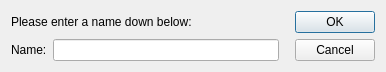
<?xml version="1.0" encoding="UTF-8"?>
<ui version="4.0">
 <class>AskNameDialog</class>
 <widget class="QDialog" name="AskNameDialog">
  <property name="geometry">
   <rect>
    <x>0</x>
    <y>0</y>
    <width>386</width>
    <height>70</height>
   </rect>
  </property>
  <property name="windowTitle">
   <string>Dialog</string>
  </property>
  <layout class="QHBoxLayout" name="horizontalLayout_2">
   <item>
    <layout class="QVBoxLayout" name="verticalLayout">
     <property name="rightMargin">
      <number>0</number>
     </property>
     <item>
      <widget class="QLabel" name="helpLabel">
       <property name="text">
        <string>Please enter a name down below:</string>
       </property>
      </widget>
     </item>
     <item>
      <layout class="QHBoxLayout" name="horizontalLayout">
       <property name="rightMargin">
        <number>10</number>
       </property>
       <item>
        <widget class="QLabel" name="nameLabel">
         <property name="text">
          <string>Name:</string>
         </property>
        </widget>
       </item>
       <item>
        <widget class="QLineEdit" name="lineEdit"/>
       </item>
      </layout>
     </item>
    </layout>
   </item>
   <item>
    <widget class="QDialogButtonBox" name="buttonBox">
     <property name="orientation">
      <enum>Qt::Vertical</enum>
     </property>
     <property name="standardButtons">
      <set>QDialogButtonBox::Cancel|QDialogButtonBox::Ok</set>
     </property>
    </widget>
   </item>
  </layout>
 </widget>
 <resources/>
 <connections>
  <connection>
   <sender>buttonBox</sender>
   <signal>accepted()</signal>
   <receiver>AskNameDialog</receiver>
   <slot>accept()</slot>
   <hints>
    <hint type="sourcelabel">
     <x>248</x>
     <y>254</y>
    </hint>
    <hint type="destinationlabel">
     <x>157</x>
     <y>274</y>
    </hint>
   </hints>
  </connection>
  <connection>
   <sender>buttonBox</sender>
   <signal>rejected()</signal>
   <receiver>AskNameDialog</receiver>
   <slot>reject()</slot>
   <hints>
    <hint type="sourcelabel">
     <x>316</x>
     <y>260</y>
    </hint>
    <hint type="destinationlabel">
     <x>286</x>
     <y>274</y>
    </hint>
   </hints>
  </connection>
 </connections>
</ui>
